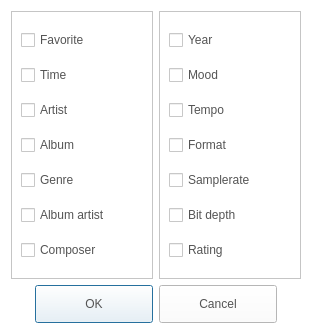
<?xml version="1.0" encoding="UTF-8"?>
<ui version="4.0">
 <class>SetColumnDialog</class>
 <widget class="QDialog" name="SetColumnDialog">
  <property name="geometry">
   <rect>
    <x>0</x>
    <y>0</y>
    <width>312</width>
    <height>334</height>
   </rect>
  </property>
  <property name="windowTitle">
   <string>Dialog</string>
  </property>
  <property name="styleSheet">
   <string notr="true">QLabel
{
	color: rgb(84, 84, 84);
	font: 14pt &quot;Segoe UI&quot;;
}
QCheckBox
{
	color: rgb(84, 84, 84);
	font: 14pt &quot;Segoe UI&quot;;
}
QPushButton
{
	color: rgb(84, 84, 84);
	font: 14pt &quot;Segoe UI&quot;;
}
QWidget
{
	background-color: rgb(255, 255, 255);
}</string>
  </property>
  <layout class="QGridLayout" name="gridLayout_2">
   <item row="0" column="0">
    <widget class="QFrame" name="frame">
     <property name="frameShape">
      <enum>QFrame::StyledPanel</enum>
     </property>
     <property name="frameShadow">
      <enum>QFrame::Raised</enum>
     </property>
     <layout class="QGridLayout" name="gridLayout_3">
      <item row="0" column="0">
       <widget class="QCheckBox" name="cbFavorite">
        <property name="text">
         <string>Favorite</string>
        </property>
       </widget>
      </item>
      <item row="1" column="0">
       <widget class="QCheckBox" name="cbTime">
        <property name="text">
         <string>Time</string>
        </property>
       </widget>
      </item>
      <item row="2" column="0">
       <widget class="QCheckBox" name="cbArtist">
        <property name="text">
         <string>Artist</string>
        </property>
       </widget>
      </item>
      <item row="3" column="0">
       <widget class="QCheckBox" name="cbAlbum">
        <property name="text">
         <string>Album</string>
        </property>
       </widget>
      </item>
      <item row="4" column="0">
       <widget class="QCheckBox" name="cbGenre">
        <property name="text">
         <string>Genre</string>
        </property>
       </widget>
      </item>
      <item row="5" column="0">
       <widget class="QCheckBox" name="cbAlbumArtist">
        <property name="text">
         <string>Album artist</string>
        </property>
       </widget>
      </item>
      <item row="6" column="0">
       <widget class="QCheckBox" name="cbComposer">
        <property name="text">
         <string>Composer</string>
        </property>
       </widget>
      </item>
     </layout>
    </widget>
   </item>
   <item row="0" column="1">
    <widget class="QFrame" name="frame_2">
     <property name="frameShape">
      <enum>QFrame::StyledPanel</enum>
     </property>
     <property name="frameShadow">
      <enum>QFrame::Raised</enum>
     </property>
     <layout class="QGridLayout" name="gridLayout">
      <item row="0" column="0">
       <widget class="QCheckBox" name="cbYear">
        <property name="text">
         <string>Year</string>
        </property>
       </widget>
      </item>
      <item row="1" column="0">
       <widget class="QCheckBox" name="cbMood">
        <property name="text">
         <string>Mood</string>
        </property>
       </widget>
      </item>
      <item row="2" column="0">
       <widget class="QCheckBox" name="cbTempo">
        <property name="text">
         <string>Tempo</string>
        </property>
       </widget>
      </item>
      <item row="3" column="0">
       <widget class="QCheckBox" name="cbFormat">
        <property name="text">
         <string>Format</string>
        </property>
       </widget>
      </item>
      <item row="4" column="0">
       <widget class="QCheckBox" name="cbSampleRate">
        <property name="text">
         <string>Samplerate</string>
        </property>
       </widget>
      </item>
      <item row="5" column="0">
       <widget class="QCheckBox" name="cbBitDepth">
        <property name="text">
         <string>Bit depth</string>
        </property>
       </widget>
      </item>
      <item row="6" column="0">
       <widget class="QCheckBox" name="cbRating">
        <property name="text">
         <string>Rating</string>
        </property>
       </widget>
      </item>
     </layout>
    </widget>
   </item>
   <item row="1" column="0" colspan="2">
    <widget class="QDialogButtonBox" name="buttonBox">
     <property name="minimumSize">
      <size>
       <width>0</width>
       <height>0</height>
      </size>
     </property>
     <property name="styleSheet">
      <string notr="true">QPushButton
{
	border-image: url(&quot;:/resource/audiocd-popup-btn110-ok-n.png&quot;);
	width: 110px;
	height: 30px;
	color: rgb(84, 84, 84)
}

QPushButton:hover
{
 	border-image: url(&quot;:/resource/audiocd-popup-btn110-ok-h.png&quot;);
	width: 110px;
	height: 30px;	
	color: rgb(255, 255, 255)
}</string>
     </property>
     <property name="orientation">
      <enum>Qt::Horizontal</enum>
     </property>
     <property name="standardButtons">
      <set>QDialogButtonBox::Cancel|QDialogButtonBox::Ok</set>
     </property>
     <property name="centerButtons">
      <bool>true</bool>
     </property>
    </widget>
   </item>
  </layout>
 </widget>
 <resources/>
 <connections>
  <connection>
   <sender>buttonBox</sender>
   <signal>accepted()</signal>
   <receiver>SetColumnDialog</receiver>
   <slot>accept()</slot>
   <hints>
    <hint type="sourcelabel">
     <x>248</x>
     <y>254</y>
    </hint>
    <hint type="destinationlabel">
     <x>157</x>
     <y>274</y>
    </hint>
   </hints>
  </connection>
  <connection>
   <sender>buttonBox</sender>
   <signal>rejected()</signal>
   <receiver>SetColumnDialog</receiver>
   <slot>reject()</slot>
   <hints>
    <hint type="sourcelabel">
     <x>316</x>
     <y>260</y>
    </hint>
    <hint type="destinationlabel">
     <x>286</x>
     <y>274</y>
    </hint>
   </hints>
  </connection>
 </connections>
</ui>
